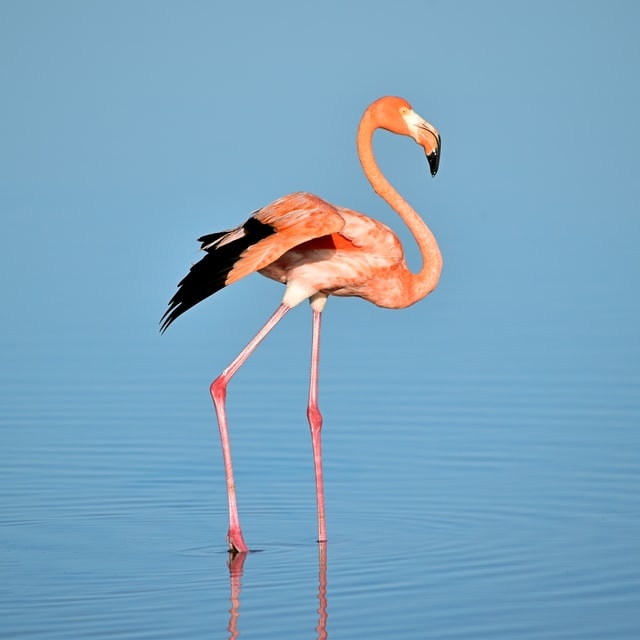
#> input picture task2/flemingo.jpg, 640 x 640 px, found by its file name
$ jupyter execute --allow-errors PIL_File.ipynb   (shell and % lines are left out)
#> lines starting #> are read from the running program, lines starting #| are printed output that depends on the picture
[cell 1]
from PIL import Image
import matplotlib.pyplot as plt
import numpy as np

[cell 2]
image=Image.open("flemingo.jpg")
#> image is the input picture: PIL image 640x640 RGB; mean R, G, B 123.7, 164.6, 191.3

[cell 3]
plt.imshow(image)

[cell 4]
display(
    image.size,image.format,image.mode
)

[cell 5]
image.save('newImage.jpg')

[cell 6]
plt.imshow(image)

[cell 7]
left =0
right =100
top =50
bottom =100
crop_image=image.crop((left,top,right,bottom))
plt.imshow(crop_image)

[cell 8]
coppied_image=image.copy()
plt.imshow(coppied_image)

[cell 9]
coppied_image.rotate(45)
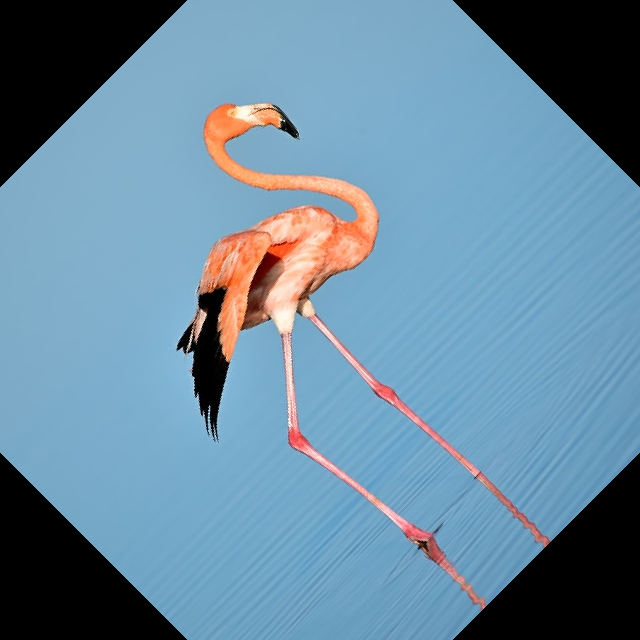
#> Out: PIL image 640x640 RGB; mean R, G, B 104.3, 137.1, 158.8

[cell 10]
coppied_image.transpose(Image.TRANSPOSE)
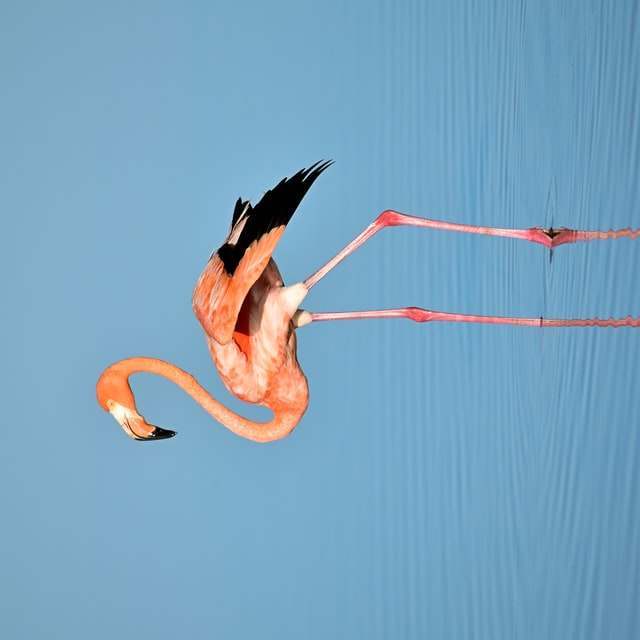
#> Out: PIL image 640x640 RGB; mean R, G, B 123.7, 164.6, 191.3

[cell 11]
plt.figure(figsize=(10,10))
plt.subplot(2,2,1)
plt.title("1st")
plt.imshow(coppied_image)
plt.subplot(2,2,2)
plt.title("2nd")
plt.imshow(coppied_image)
plt.subplot(2,2,3)
plt.title("3rd")
plt.imshow(coppied_image)
plt.subplot(2,2,4)
plt.title("4th")
plt.imshow(coppied_image)
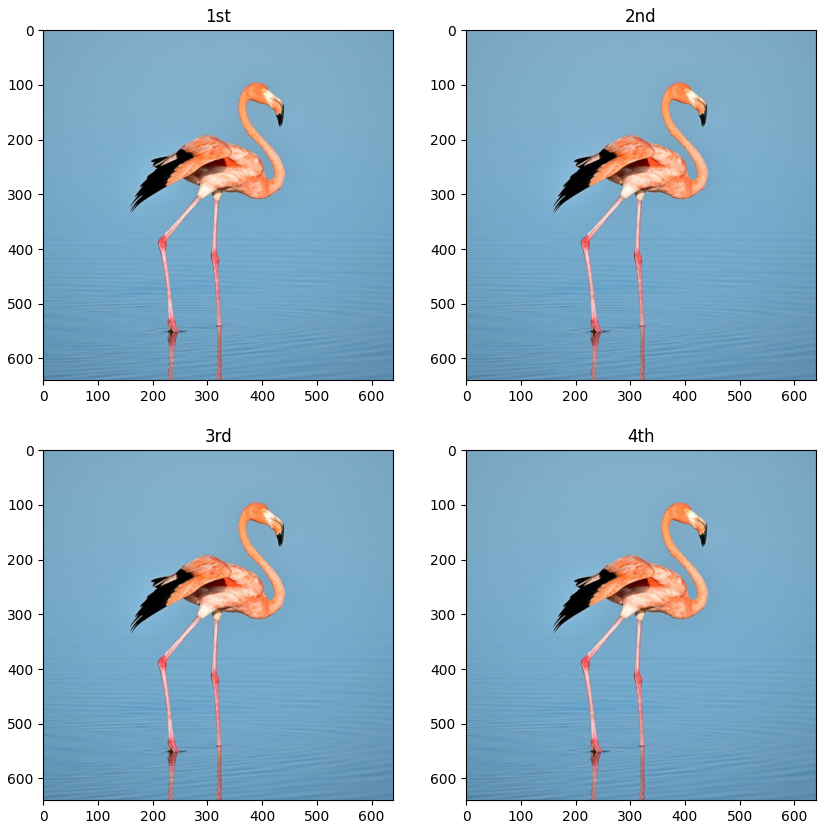
#> figure drawn by matplotlib, 4 panels

[cell 12]
from PIL import ImageFont
from PIL import ImageDraw
watermarked_image=image.copy()
draw=ImageDraw.Draw(watermarked_image)
font=ImageFont.truetype("arial.ttf",100)
draw.text((0,0),"xyz",(0,0,0),font=font)
plt.imshow(watermarked_image)

[cell 13]
size=(300,200)
crop_image=image.copy()
crop_image.thumbnail(size)
#> crop_image: PIL image 200x200 RGB
coppied_image=image.copy()
coppied_image.paste(crop_image,(450,200))
plt.imshow(coppied_image)

[cell 14]
bw_image=image.convert("L")
plt.imshow(bw_image,cmap="gray")

[cell 15]
new_formated_image=image.convert('HSV')
#> new_formated_image: PIL image 640x640 HSV; mean H, S, V 136.6, 103.8, 197.7
print(new_formated_image.mode)
#| HSV
plt.imshow(new_formated_image)

[cell 16]
numpy_array=np.array(image)
numpy_array

[cell 17]
numpy_array=Image.fromarray(numpy_array)
plt.imshow(numpy_array)

[cell 18]
from PIL import ImageEnhance
image_copy=image.copy()
image_enhance=ImageEnhance.Color(image_copy).enhance(5.5)
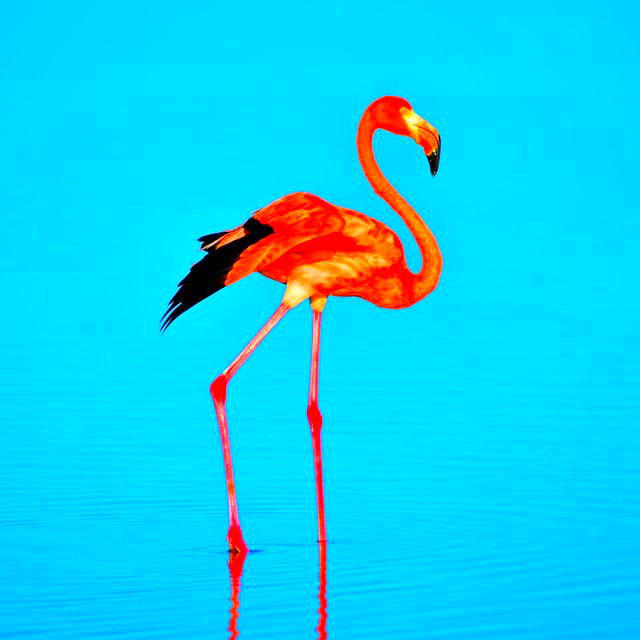
#> image_enhance: PIL image 640x640 RGB; mean R, G, B 16.9, 206.2, 238.2
plt.imshow(image_enhance)

[cell 19]
image_channel=image.copy()
r,g,b=image_channel.split()
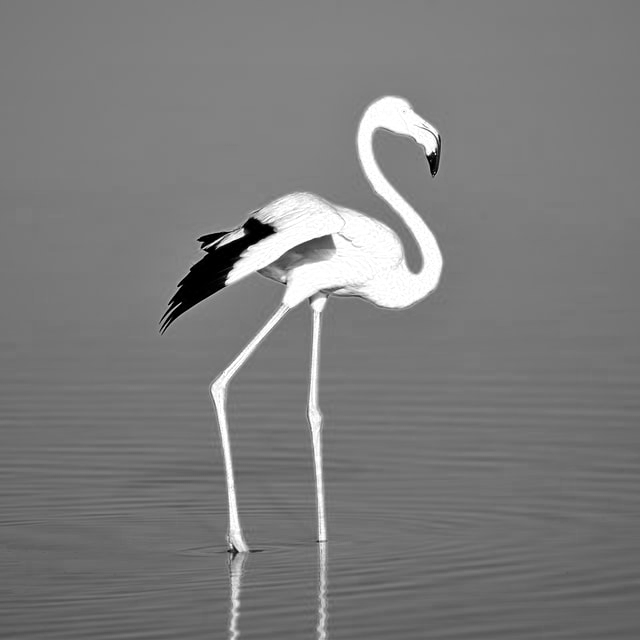
#> r: PIL image 640x640 L; min 0, max 255, mean 123.7
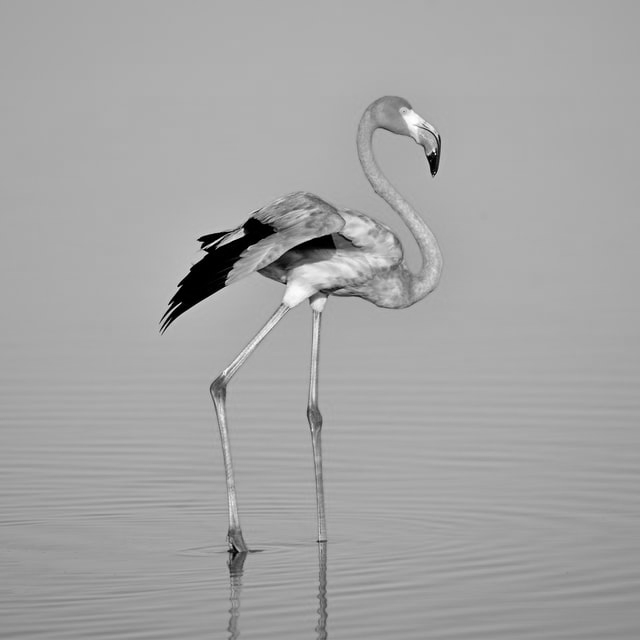
#> g: PIL image 640x640 L; min 0, max 255, mean 164.6
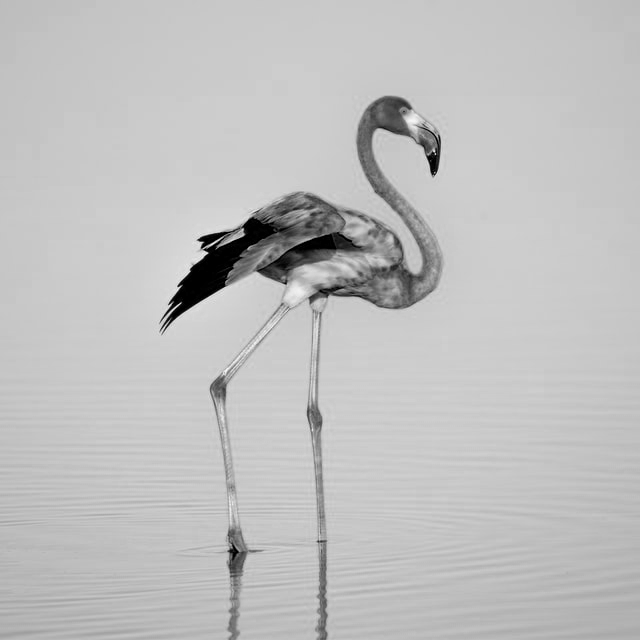
#> b: PIL image 640x640 L; min 0, max 248, mean 191.3
im=Image.merge("RGB",(b,g,r))
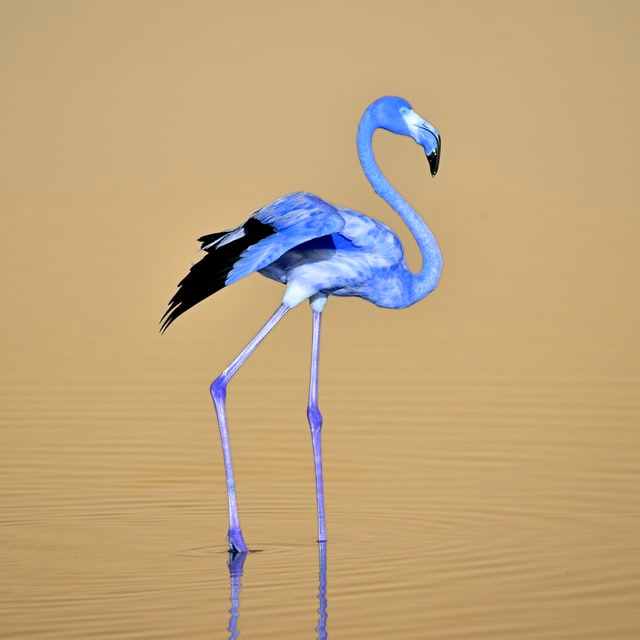
#> im: PIL image 640x640 RGB; mean R, G, B 191.3, 164.6, 123.7
plt.imshow(im)

[cell 20]
size=(220,320)
crop_image=image.copy()
crop_image=crop_image.resize(size)
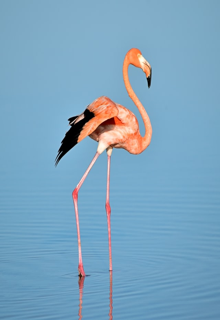
#> crop_image: PIL image 220x320 RGB; mean R, G, B 123.7, 164.7, 191.4
coppied_image=image.copy()
coppied_image.paste(crop_image,(410,120))
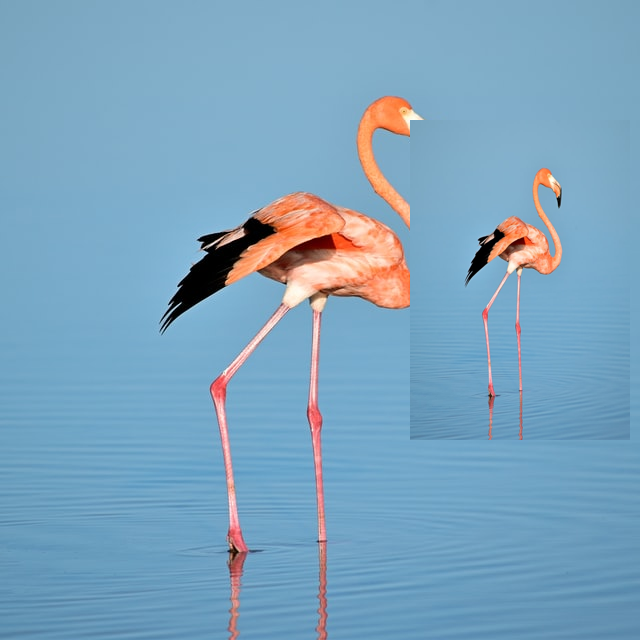
#> coppied_image: PIL image 640x640 RGB; mean R, G, B 123.5, 163.7, 190.1
plt.imshow(coppied_image)
